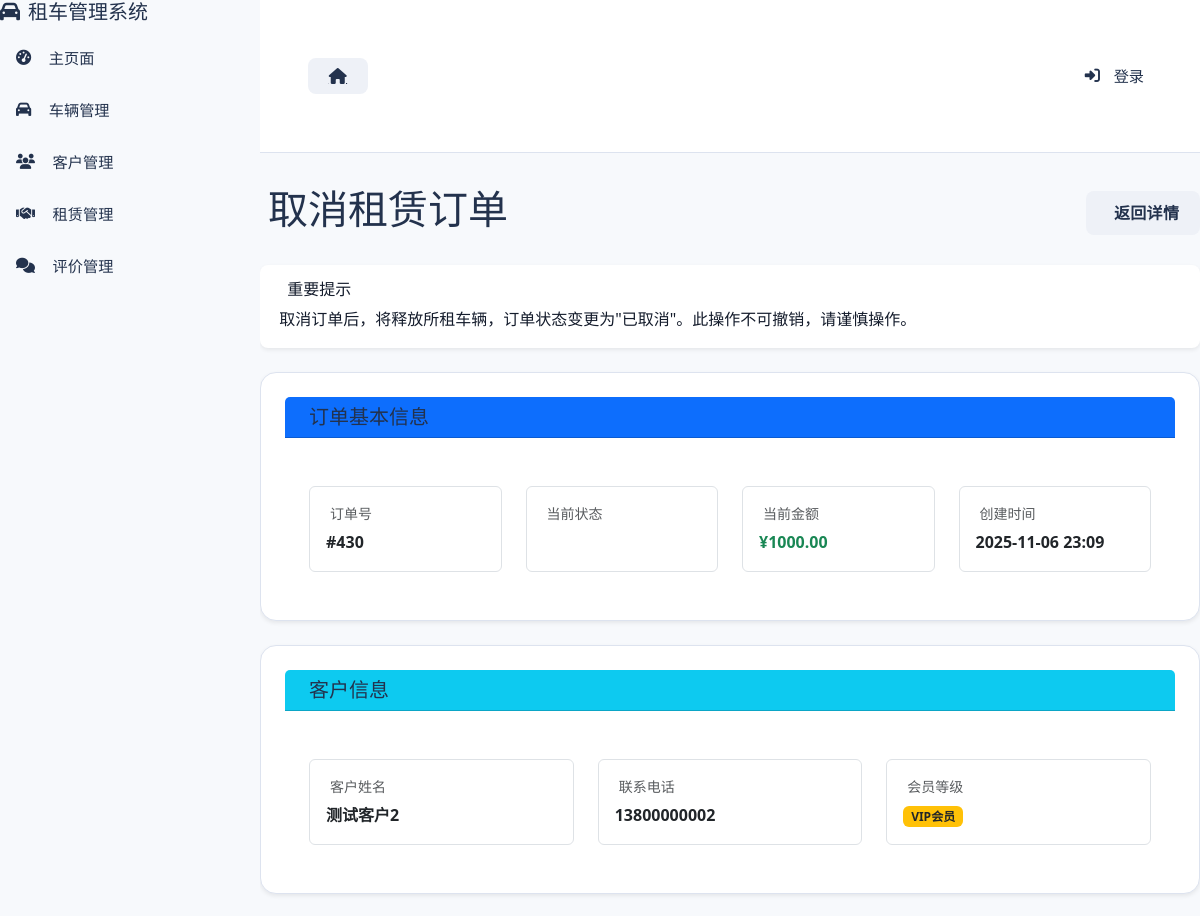
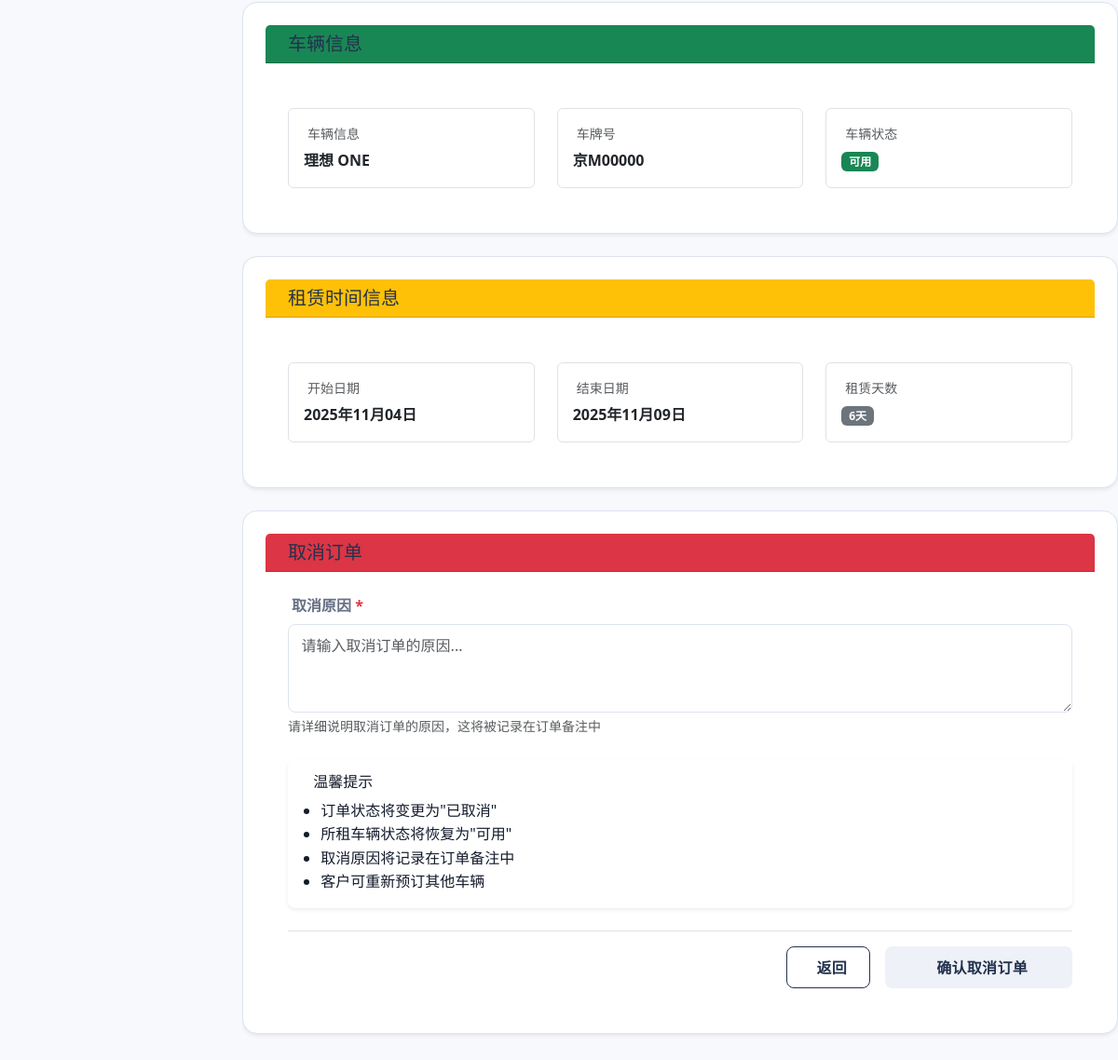
The app's page /rentals/430/cancel/ with its own data (2 pictures, top to bottom).
### rentals/models.py (models this page shows, shortened)
class Rental(models.Model):
    RENTAL_STATUS_CHOICES = [
        ('PENDING', '预订中'),
        ('ONGOING', '进行中'),
        ('COMPLETED', '已完成'),
        ('CANCELLED', '已取消'),
    ]
    SETTLEMENT_STATUS_CHOICES = [
        ('UNSETTLED', '未结算'),
        ('PARTIAL', '部分结算'),
        ('SETTLED', '已结算'),
    ]
    customer = models.ForeignKey(
        Customer,
        on_delete=models.CASCADE,
        related_name='rentals',
        verbose_name='客户'
    )
    vehicle = models.ForeignKey(
        Vehicle,
        on_delete=models.CASCADE,
        related_name='rentals',
        verbose_name='车辆'
    )
    start_date = models.DateField(
        '租赁开始日期',
        help_text='租赁开始日期'
    )
    end_date = models.DateField(
        '租赁结束日期',
        help_text='租赁结束日期'
    )
    actual_return_date = models.DateField(
        '实际还车日期',
        blank=True,
        null=True,
        help_text='实际还车日期'
    )
    total_amount = models.DecimalField(
        '总金额',
        max_digits=10,
        decimal_places=2,
        validators=[MinValueValidator(Decimal('0.01'))],
        help_text='租赁总费用'
    )
    deposit = models.DecimalField(
        '押金',
        max_digits=10,
        decimal_places=2,
        default=Decimal('0.00'),
        validators=[MinValueValidator(Decimal('0.00'))],
        help_text='租赁押金金额'
    )
    pickup_location = models.CharField(
        '取车地点',
        max_length=200,
        default='门店',
        help_text='取车地点'
    )
    return_location = models.CharField(
        '还车地点',
        max_length=200,
        blank=True,
        null=True,
        help_text='还车地点（异地还车时填写）'
    )
    is_cross_location_return = models.BooleanField(
        '是否异地还车',
        default=False,
        help_text='是否异地还车'
    )
    cross_location_fee = models.DecimalField(
        '异地还车费用',
        max_digits=10,
        decimal_places=2,
        default=Decimal('0.00'),
        validators=[MinValueValidator(Decimal('0.00'))],
        help_text='异地还车产生的额外费用'
    )
    status = models.CharField(
        '订单状态',
        max_length=20,
        choices=RENTAL_STATUS_CHOICES,
        default='PENDING',
        help_text='当前订单状态'
    )
    notes = models.TextField(
        '备注',
        blank=True,
        null=True,
        help_text='订单备注信息'
    )
    created_at = models.DateTimeField(
        '创建时间',
        auto_now_add=True
    )
    updated_at = models.DateTimeField(
        '更新时间',
        auto_now=True
    )
    settlement_status = models.CharField(
        '结算状态',
        max_length=20,
        choices=SETTLEMENT_STATUS_CHOICES,
        default='UNSETTLED',
        help_text='订单费用结算状态'
    )
    settled_at = models.DateTimeField(
        '结算时间',
        blank=True,
        null=True,
        help_text='订单完成并结算的时间'
    )
    amount_paid = models.DecimalField(
        '累计支付金额',
        max_digits=10,
        decimal_places=2,
        default=Decimal('0.00'),
        help_text='用户累计支付金额（不含退款）'
    )
    amount_refunded = models.DecimalField(
        '累计退款金额',
        max_digits=10,
        decimal_places=2,
        default=Decimal('0.00'),
        help_text='系统累计退款金额'
    )
    class Meta:
        db_table = 'rentals'
        verbose_name = '租赁订单'
        verbose_name_plural = '租赁订单'
        ordering = ['-created_at']
        indexes = [
            models.Index(fields=['start_date']),
            models.Index(fields=['end_date']),
            models.Index(fields=['status']),
            models.Index(fields=['customer', 'status']),
            models.Index(fields=['vehicle', 'status']),
        ]
    @property
    def rental_days(self):
        if self.start_date and self.end_date:
            return (self.end_date - self.start_date).days + 1
        return 0

### customers/models.py (models this page shows, shortened)
class Customer(models.Model):
    MEMBER_LEVEL_CHOICES = [
        ('NORMAL', '普通会员'),
        ('VIP', 'VIP会员'),
    ]
    user = models.OneToOneField(
        User,
        on_delete=models.SET_NULL,
        related_name='customer_profile',
        blank=True,
        null=True,
        verbose_name='关联用户',
        help_text='关联的用户账号'
    )
    name = models.CharField(
        '姓名',
        max_length=100,
        help_text='客户姓名'
    )
    phone = models.CharField(
        '联系电话',
        max_length=20,
        validators=[
            RegexValidator(
                regex=r'^1[3-9]\d{9}$',
                message='请输入有效的手机号码'
            )
        ],
        help_text='11位手机号码'
    )
    email = models.EmailField(
        '邮箱',
        blank=True,
        null=True,
        help_text='电子邮箱地址'
    )
    id_card = models.CharField(
        '身份证号',
        max_length=18,
        unique=True,
        validators=[
            RegexValidator(
                regex=r'^[1-9]\d{5}(18|19|20)\d{2}((0[1-9])|(1[0-2]))(([0-2][1-9])|10|20|30|31)\d{3}[0-9Xx]$',
                message='请输入有效的身份证号码'
            )
        ],
        help_text='18位身份证号码'
    )
    license_number = models.CharField(
        '驾照号',
        max_length=20,
        unique=True,
        help_text='驾驶证号码'
    )
    license_type = models.CharField(
        '驾照类型',
        max_length=10,
        choices=[
            ('A', 'A类驾照'),
            ('B', 'B类驾照'),
            ('C', 'C类驾照'),
        ],
        default='C',
        help_text='驾驶证类型'
    )
    member_level = models.CharField(
        '会员等级',
        max_length=20,
        choices=MEMBER_LEVEL_CHOICES,
        default='NORMAL',
        help_text='客户会员等级'
    )
    created_at = models.DateTimeField(
        '创建时间',
        auto_now_add=True
    )
    updated_at = models.DateTimeField(
        '更新时间',
        auto_now=True
    )
    class Meta:
        db_table = 'customers'
        verbose_name = '客户'
        verbose_name_plural = '客户'
        ordering = ['-created_at']
        indexes = [
            models.Index(fields=['id_card']),
            models.Index(fields=['license_number']),
            models.Index(fields=['phone']),
            models.Index(fields=['member_level']),
        ]

### vehicles/models.py (models this page shows, shortened)
class Vehicle(models.Model):
    VEHICLE_STATUS_CHOICES = [
        ('AVAILABLE', '可用'),
        ('RENTED', '已租'),
        ('MAINTENANCE', '维修中'),
    ]
    license_plate = models.CharField(
        '车牌号',
        max_length=20,
        unique=True,
        help_text='车辆唯一标识'
    )
    brand = models.CharField(
        '品牌',
        max_length=50,
        help_text='汽车品牌'
    )
    model = models.CharField(
        '型号',
        max_length=50,
        help_text='汽车型号'
    )
    vehicle_type = models.CharField(
        '车辆类型',
        max_length=20,
        help_text='如：轿车、SUV、MPV等'
    )
    color = models.CharField(
        '颜色',
        max_length=20,
        help_text='车身颜色'
    )
    seats = models.PositiveIntegerField(
        '座位数',
        default=5,
        validators=[MinValueValidator(2)],
        help_text='车辆座位数（2-50座）'
    )
    daily_rate = models.DecimalField(
        '日租金',
        max_digits=10,
        decimal_places=2,
        validators=[MinValueValidator(Decimal('0.01'))],
        help_text='每日租金价格'
    )
    status = models.CharField(
        '车辆状态',
        max_length=20,
        choices=VEHICLE_STATUS_CHOICES,
        default='AVAILABLE',
        help_text='当前车辆状态'
    )
    created_at = models.DateTimeField(
        '创建时间',
        auto_now_add=True
    )
    updated_at = models.DateTimeField(
        '更新时间',
        auto_now=True
    )
    class Meta:
        db_table = 'vehicles'
        verbose_name = '车辆'
        verbose_name_plural = '车辆'
        ordering = ['-created_at']
        indexes = [
            models.Index(fields=['license_plate']),
            models.Index(fields=['status']),
            models.Index(fields=['brand', 'model']),
            models.Index(fields=['seats']),  # 为座位数添加索引，优化搜索性能
        ]

### rentals/views.py (the view)
# urls.py: path('<int:pk>/cancel/', views.rental_cancel, name='rental_cancel'),
def rental_cancel(request, pk):
    rental = get_object_or_404(Rental, pk=pk)
    if request.method == 'POST':
        form = CancelForm(request.POST)
        if form.is_valid():
            cancel_reason = form.cleaned_data['cancel_reason']
            with transaction.atomic():
                rental.status = 'CANCELLED'
                rental.notes = f"{rental.notes or ''}\n取消原因：{cancel_reason}".strip()
                rental.save()
                if rental.vehicle.status == 'RENTED':
                    rental.vehicle.status = 'AVAILABLE'
                    rental.vehicle.save()
                messages.success(request, '订单已成功取消')
                return redirect('rentals:rental_detail', pk=rental.pk)
    else:
        form = CancelForm()
    context = {
        'form': form,
        'rental': rental,
    }
    return render(request, 'Rentals/rental_confirm_cancel.html', context)

### templates/rentals/rental_confirm_cancel.html (shortened to what this page needs)
{% extends "vehicles/base.html" %}
{% block content %}
<div class="d-flex justify-content-between align-items-center mb-4">
    <h1>
        取消租赁订单
    </h1>
    <a href="{% url 'rentals:rental_detail' rental.id %}" class="btn btn-secondary">
         返回详情
    </a>
</div>
<div class="col-12 mb-4">
    <div class="alert alert-warning border-0 shadow-sm">
        <h6 class="alert-heading">
            重要提示
        </h6>
        <p class="mb-0">
            取消订单后，将释放所租车辆，订单状态变更为"已取消"。此操作不可撤销，请谨慎操作。
        </p>
    </div>
</div>
<div class="col-12 mb-4">
    <div class="card shadow-sm">
        <div class="card-header bg-primary text-white">
            <h5 class="mb-0">订单基本信息</h5>
        </div>
        <div class="card-body p-4">
            <div class="row g-4">
                <div class="col-lg-3 col-md-6">
                    <div class="p-3 border rounded h-100">
                        <div class="text-muted small mb-1">订单号</div>
                        <div class="fw-semibold">#{{ rental.id }}</div>
                    </div>
                </div>
                <div class="col-lg-3 col-md-6">
                    <div class="p-3 border rounded h-100">
                        <div class="text-muted small mb-1">当前状态</div>
                    </div>
                </div>
                <div class="col-lg-3 col-md-6">
                    <div class="p-3 border rounded h-100">
                        <div class="text-muted small mb-1">当前金额</div>
                        <div class="fw-semibold text-success">¥{{ rental.total_amount|floatformat:2 }}</div>
                    </div>
                </div>
                <div class="col-lg-3 col-md-6">
                    <div class="p-3 border rounded h-100">
                        <div class="text-muted small mb-1">创建时间</div>
                        <div class="fw-semibold">{{ rental.created_at|date:"Y-m-d H:i" }}</div>
                    </div>
                </div>
            </div>
        </div>
    </div>
</div>
<div class="col-12 mb-4">
    <div class="card shadow-sm">
        <div class="card-header bg-info text-white">
            <h5 class="mb-0">客户信息</h5>
        </div>
        <div class="card-body p-4">
            <div class="row g-4">
                <div class="col-lg-4 col-md-6">
                    <div class="p-3 border rounded h-100">
                        <div class="text-muted small mb-1">客户姓名</div>
                        <div class="fw-semibold">{{ rental.customer.name }}</div>
                    </div>
                </div>
                <div class="col-lg-4 col-md-6">
                    <div class="p-3 border rounded h-100">
                        <div class="text-muted small mb-1">联系电话</div>
                        <div class="fw-semibold">{{ rental.customer.phone }}</div>
                    </div>
                </div>
                <div class="col-lg-4 col-md-6">
                    <div class="p-3 border rounded h-100">
                        <div class="text-muted small mb-1">会员等级</div>
                        <div>
                            <span class="badge {% if rental.customer.member_level == 'VIP' %}bg-warning text-dark{% else %}bg-secondary{% endif %}">
                                {{ rental.customer.get_member_level_display }}
                            </span>
                        </div>
                    </div>
                </div>
            </div>
        </div>
    </div>
</div>
<div class="col-12 mb-4">
    <div class="card shadow-sm">
        <div class="card-header bg-success text-white">
            <h5 class="mb-0">车辆信息</h5>
        </div>
        <div class="card-body p-4">
            <div class="row g-4">
                <div class="col-lg-4 col-md-6">
                    <div class="p-3 border rounded h-100">
                        <div class="text-muted small mb-1">车辆信息</div>
                        <div class="fw-semibold">{{ rental.vehicle.brand }} {{ rental.vehicle.model }}</div>
                    </div>
                </div>
                <div class="col-lg-4 col-md-6">
                    <div class="p-3 border rounded h-100">
                        <div class="text-muted small mb-1">车牌号</div>
                        <div class="fw-semibold">{{ rental.vehicle.license_plate }}</div>
                    </div>
                </div>
                <div class="col-lg-4 col-md-6">
                    <div class="p-3 border rounded h-100">
                        <div class="text-muted small mb-1">车辆状态</div>
                        <div>
                            <span class="badge {% if rental.vehicle.status == 'AVAILABLE' %}bg-success{% elif rental.vehicle.status == 'RENTED' %}bg-info{% else %}bg-warning{% endif %}">
                                {{ rental.vehicle.get_status_display }}
                            </span>
                        </div>
                    </div>
                </div>
            </div>
        </div>
    </div>
</div>
<div class="col-12 mb-4">
    <div class="card shadow-sm">
        <div class="card-header bg-warning text-dark">
            <h5 class="mb-0">租赁时间信息</h5>
        </div>
        <div class="card-body p-4">
            <div class="row g-4">
                <div class="col-lg-4 col-md-6">
                    <div class="p-3 border rounded h-100">
                        <div class="text-muted small mb-1">开始日期</div>
                        <div class="fw-semibold">{{ rental.start_date|date:"Y年m月d日" }}</div>
                    </div>
                </div>
                <div class="col-lg-4 col-md-6">
                    <div class="p-3 border rounded h-100">
                        <div class="text-muted small mb-1">结束日期</div>
                        <div class="fw-semibold">{{ rental.end_date|date:"Y年m月d日" }}</div>
                    </div>
                </div>
                <div class="col-lg-4 col-md-6">
                    <div class="p-3 border rounded h-100">
                        <div class="text-muted small mb-1">租赁天数</div>
                        <div><span class="badge bg-secondary">{{ rental.rental_days }}天</span></div>
                    </div>
                </div>
            </div>
        </div>
    </div>
</div>
<div class="col-12 mb-4">
    <div class="card shadow-sm">
        <div class="card-header bg-danger text-white">
            <h5 class="mb-0">取消订单</h5>
        </div>
        <div class="card-body p-4">
            <form method="post">
                <div class="mb-4">
                    <label for="{{ form.cancel_reason.id_for_label }}" class="form-label fw-semibold">
                        {{ form.cancel_reason.label }}
                        <span class="text-danger">*</span>
                    </label>
                    {{ form.cancel_reason }}
                    <div class="form-text">
                        请详细说明取消订单的原因，这将被记录在订单备注中
                    </div>
                </div>
                <div class="alert alert-info border-0 shadow-sm mb-4">
                    <h6 class="alert-heading">温馨提示</h6>
                    <ul class="mb-0 ps-3">
                        <li>订单状态将变更为"已取消"</li>
                        <li>所租车辆状态将恢复为"可用"</li>
                        <li>取消原因将记录在订单备注中</li>
                        <li>客户可重新预订其他车辆</li>
                    </ul>
                </div>
                <div class="d-flex justify-content-end gap-3 pt-3 border-top">
                    <a href="{% url 'rentals:rental_detail' rental.id %}" class="btn btn-outline-secondary px-4">
                         返回
                    </a>
                    <button type="submit" class="btn btn-danger px-5" onclick="return confirm('确认取消此订单？此操作不可撤销！')">
                         确认取消订单
                    </button>
                </div>
            </form>
        </div>
    </div>
</div>
{% endblock %}

### records on screen
Rental: id "430", total_amount "1000.00", created_at "2025-11-06 23:09", customer.name "测试客户2", customer.phone "13800000002", customer.member_level "VIP会员", vehicle.brand "理想", vehicle.model "ONE", vehicle.license_plate "京M00000", vehicle.status "可用", start_date "2025年11月04日", end_date "2025年11月09日", rental_days "6"
